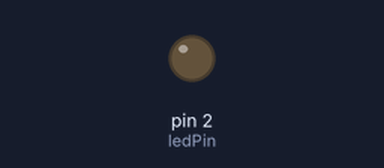
Recording of a sketch running on a simulated Arduino Uno, built with avr-gcc and run on an emulated ATmega328P. Shown: output pins drawn as LEDs (lit = HIGH).

Above: at 0.1 s.
At 100.1 s:
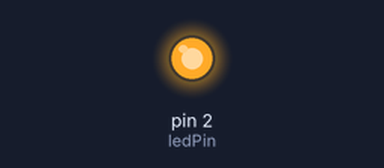
Timing chart, 0 to 101.6 s (numbered marks = the images above):
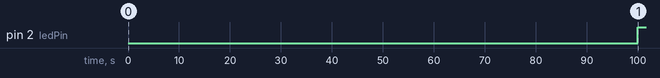

Measured:
- by itself, pin 2 (ledPin): LOW → HIGH at 100 s

The sketch:

BlinkWithoutDelay.ino
```cpp
// Blink without Delay


const int ledPin =  2;      // the number of the LED pin


int ledState = LOW;             // ledState used to set the LED

// Generally, you shuould use "unsigned long" for variables that hold time
// The value will quickly become too large for an int to store
unsigned long previousMillis = 0;        // will store last time LED was updated


//const long interval = 1000;     // 1   sec
//const long interval = 10000;    // 10  sec
const long interval   = 100000;   // 100 sec

void setup() {
  Serial.begin(9600);

  // set the digital pin as output:
  pinMode(ledPin, OUTPUT);
}

void loop()
{
  // using millis you have to reset the machine once every day

  relay_1_loop();
  // relay_2_loop();


}

void relay_1_loop() {
  // check to see if it's time to blink the LED; that is, if the
  // difference between the current time and last time you blinked
  // the LED is bigger than the interval at which you want to
  // blink the LED.
  unsigned long currentMillis = millis();

  if(currentMillis - previousMillis >= interval) {
    // save the last time you blinked the LED
    previousMillis = currentMillis;

    // if the LED is off turn it on and vice-versa:
    if (ledState == LOW)
      ledState = HIGH;
    else
      ledState = LOW;

    // set the LED with the ledState of the variable:
    digitalWrite(ledPin, ledState);
  }

}
```
